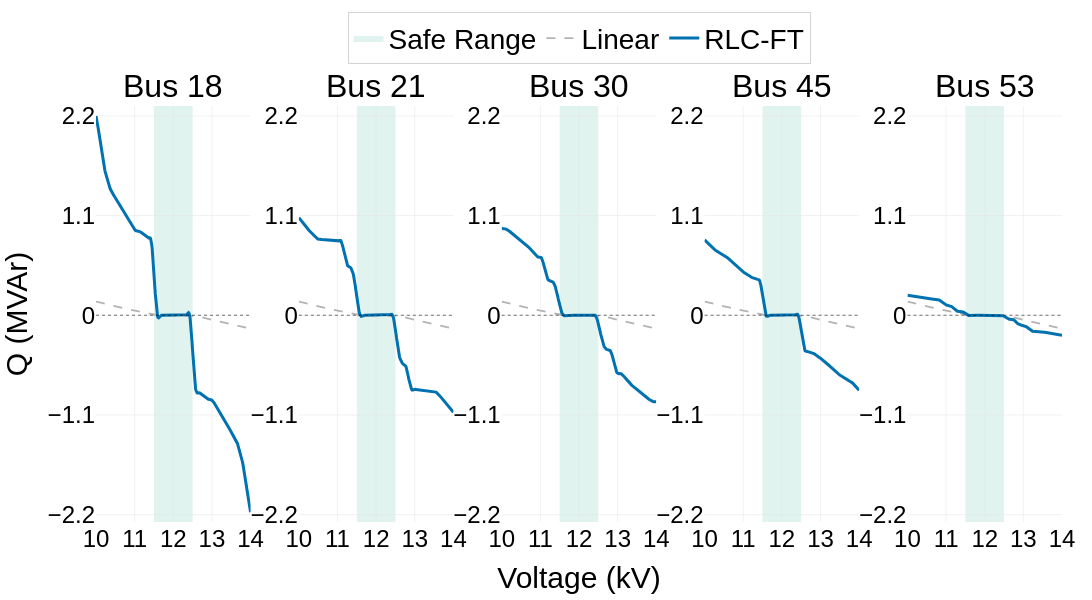

Here is the notebook cell this chart was saved with:
### Code cell
def enhanced_policy_plot_v2(
    policy_net,
    topology,
    bus_indices=(0, 1, 2, 3, 4),
    bus_titles=('Bus 18', 'Bus 21', 'Bus 30', 'Bus 45', 'Bus 53'),
    x_range=(10.0, 14.0),            # kV
    safe_range=(11.5, 12.5),         # kV
    N=400,
    linear_scale=1.0,                # 若需将线性基线缩放，请设为>1
    smoothing='savgol',              # 'savgol', 'moving', None
    smooth_window=25, smooth_poly=3
):
    """
    Five-panel policy visualization comparing RLC-FT vs Linear on representative buses.
    - Consistent styling across subplots
    - Light safe-range shading
    - Global unified Y-axis range and ticks for comparability
    """
    import numpy as np
    import plotly.graph_objects as go
    from plotly.subplots import make_subplots
    import torch

    # ---------- helpers ----------
    def moving_average(a, n=21):
        a = np.asarray(a, float)
        if n <= 1: return a
        return np.convolve(a, np.ones(n)/n, mode='same')

    def smooth_vec(y):
        y = np.asarray(y, float)
        if smoothing is None:
            return y
        if smoothing == 'moving':
            return moving_average(y, n=max(5, smooth_window//2))
        if smoothing == 'savgol':
            try:
                from scipy.signal import savgol_filter
                win = smooth_window if smooth_window % 2 == 1 else smooth_window + 1
                win = min(win, len(y) - (1 - len(y) % 2))
                win = max(win, 5) if win % 2 == 1 else max(win-1, 5)
                win = min(win, len(y) - (1 - len(y) % 2))
                if win < 5:
                    return moving_average(y, n=max(3, len(y)//10))
                poly = min(smooth_poly, max(2, (win-1)//2))
                return savgol_filter(y, window_length=win, polyorder=poly, mode='interp')
            except Exception:
                return moving_average(y, n=max(5, smooth_window//2))
        return y

    def tolist(x):
        return np.asarray(x).tolist()

    # ---------- styles ----------
    safe_fill = "rgba(0, 158, 115, 0.12)"  # 淡绿
    color_rlc = "#0072B2"                  # 蓝
    color_lin = "#B3B3B3"                  # 浅灰
    zero_line = "rgba(0,0,0,0.55)"

    # ---------- sampling ----------
    x_vals = np.linspace(float(x_range[0]), float(x_range[1]), int(N))
    # 假设 policy_net[i] 接受电压标幺值，这里沿用你之前：0.80 + 0.001*j
    v_pu = 0.80 + 0.001 * np.arange(N)     # 若需严格以 x_vals/12，请自行替换

    # ---------- first pass: compute all data to set global Y range ----------
    all_linear, all_rlc = [], []

    # 暂存每个子图数据
    per_bus_data = []

    for i in bus_indices:
        # 线性基线（与原实现保持一致）
        baseline_vals = []
        for vp in v_pu.tolist():
            base = np.maximum(vp - 1.05, 0) - np.maximum(0.95 - vp, 0)
            baseline_vals.append(-base)
        baseline_vals = np.asarray(baseline_vals, float) * float(linear_scale)

        # RLC-FT
        q_rlc = []
        with torch.no_grad():
            for vp in v_pu.tolist():
                st = torch.as_tensor([[float(vp)]], dtype=torch.float32)
                act = policy_net[i](st, topology)
                q_rlc.append(float((-act[0].detach().cpu().numpy().item())))
        q_rlc = smooth_vec(q_rlc)

        per_bus_data.append((baseline_vals, q_rlc))
        all_linear.append(baseline_vals)
        all_rlc.append(q_rlc)

    all_linear = np.concatenate(all_linear)
    all_rlc = np.concatenate(all_rlc)
    global_min = 1.05 * float(min(all_linear.min(), all_rlc.min()))
    global_max = 1.05 * float(max(all_linear.max(), all_rlc.max()))
    # 生成均匀tick（5个刻度），对齐0
    def nice_ticks(ymin, ymax, k=5):
        span = ymax - ymin
        if span <= 0: return [ymin, ymax]
        step = span / (k - 1)
        # 四舍五入到0.1
        step = max(0.1, round(step / 0.1) * 0.1)
        ticks = np.arange(np.floor(ymin / step) * step, ymax + 0.5 * step, step)
        return ticks.tolist()
    yticks = nice_ticks(global_min, global_max, k=5)

    # ---------- build figure ----------
    fig = make_subplots(
        rows=1, cols=len(bus_indices),
        subplot_titles=list(bus_titles),
        horizontal_spacing=0.05
    )
    for ann in fig.layout.annotations:
        ann.font.size = NATURE_CONFIG.get("font_title", 18)
        ann.font.family = "Arial"

    # 循环添加子图
    for idx, i in enumerate(bus_indices):
        row, col = 1, idx + 1
        baseline_vals, q_rlc = per_bus_data[idx]

        # 安全带
        fig.add_shape(
            type="rect",
            x0=float(safe_range[0]), x1=float(safe_range[1]),
            y0=float(global_min) - 1.0, y1=float(global_max) + 1.0,   # 覆盖全高
            fillcolor=safe_fill, line=dict(width=0), layer="below",
            row=row, col=col
        )
        # 图例中的“Safe Range”占位只在第一个子图添加一次
        if idx == 0:
            fig.add_trace(
                go.Scatter(
                    x=[None], y=[None],
                    mode='lines',
                    fill='toself',
                    fillcolor=safe_fill,
                    line=dict(width=0),
                    name="Safe Range",
                    showlegend=True
                ),
                row=row, col=col
            )

        # 零线
        fig.add_hline(y=0.0, line=dict(color=zero_line, width=1, dash="dot"), row=row, col=col)

        # 线性基线（轻、短虚线）
        fig.add_trace(
            go.Scatter(
                x=tolist(x_vals), y=tolist(baseline_vals),
                mode='lines',
                name='Linear',
                line=dict(color=color_lin, width=1.8, dash='dash'),
                showlegend=(idx == 0),
                hovertemplate='Voltage=%{x:.2f} kV<br>Q=%{y:.3f} MVAr<extra></extra>'
            ),
            row=row, col=col
        )

        # RLC-FT
        fig.add_trace(
            go.Scatter(
                x=tolist(x_vals), y=tolist(q_rlc),
                mode='lines',
                name='RLC-FT',
                line=dict(color=color_rlc, width=3.0),
                showlegend=(idx == 0),
                hovertemplate='Voltage=%{x:.2f} kV<br>Q=%{y:.3f} MVAr<extra></extra>'
            ),
            row=row, col=col
        )

        # 轴
        fig.update_xaxes(
            title_text="Voltage (kV)" if col == (len(bus_indices)+1)//2 else None,
            title_font=dict(size=NATURE_CONFIG.get('font_axis_title', 16)+2),
            tickfont=dict(size=NATURE_CONFIG.get('font_axis', 12)),
            range=[float(x_range[0]), float(x_range[1])],
            showgrid=True, gridwidth=0.5, gridcolor='#E5E5E5',
            zeroline=False, dtick=1.0,
            row=row, col=col
        )
        fig.update_yaxes(
            title_text="Q (MVAr)" if col == 1 else None,
            title_font=dict(size=NATURE_CONFIG.get('font_axis_title', 16)+2),
            tickfont=dict(size=NATURE_CONFIG.get('font_axis', 12)),
            range=[float(global_min), float(global_max)],
            tickmode='array', tickvals=yticks,
            showgrid=True, gridwidth=0.5, gridcolor='#E5E5E5',
            zeroline=False,
            row=row, col=col
        )

    # ---------- layout ----------
    fig.update_layout(
        font=dict(family='Arial', size=NATURE_CONFIG.get('font_base', 16), color='black')),
    fig.update_layout(
        width=NATURE_CONFIG.get('width', 1600),
        height=600,
        margin=dict(l=60, r=30, t=90, b=60),
        legend=dict(
            orientation="h",
            yanchor="bottom", y=1.10,
            xanchor="center", x=0.5,
            bgcolor='rgba(255,255,255,0.75)',
            bordercolor='lightgray', borderwidth=1,
            font=dict(size=NATURE_CONFIG.get('font_legend', 14))
        ),
        plot_bgcolor='white',
        paper_bgcolor='white'
    )

    fig.show()
    return fig

# 使用示例：
fig = enhanced_policy_plot_v2(agent_policy_net, topology,
    bus_indices=(0,1,2,3,4),
    bus_titles=('Bus 18','Bus 21','Bus 30','Bus 45','Bus 53'),
    x_range=(10.0,14.0),
    safe_range=(11.5,12.5),
    N=400,
    linear_scale=1.0,
    smoothing='savgol', smooth_window=25, smooth_poly=3)

### Figure 1 — Plotly figure (JSON) as saved in the notebook; plotly's stock layout.template omitted (floating-point values rounded to 4 significant figures; data arrays with more than 128 entries replaced by an {"elided": "..."} marker saying what was removed)
{"data": [{"fill": "toself", "fillcolor": "rgba(0, 158, 115, 0.12)", "line": {"width": 0}, "mode": "lines", "name": "Safe Range", "showlegend": true, "type": "scatter", "x": [null], "xaxis": "x", "y": [null], "yaxis": "y"}, {"hovertemplate": "Voltage=%{x:.2f} kV<br>Q=%{y:.3f} MVAr<extra></extra>", "line": {"color": "#B3B3B3", "dash": "dash", "width": 1.8}, "mode": "lines", "name": "Linear", "showlegend": true, "type": "scatter", "x": {"elided": "400 float values"}, "xaxis": "x", "y": {"elided": "400 float values"}, "yaxis": "y"}, {"hovertemplate": "Voltage=%{x:.2f} kV<br>Q=%{y:.3f} MVAr<extra></extra>", "line": {"color": "#0072B2", "width": 3}, "mode": "lines", "name": "RLC-FT", "showlegend": true, "type": "scatter", "x": {"elided": "400 float values"}, "xaxis": "x", "y": {"elided": "400 float values"}, "yaxis": "y"}, {"hovertemplate": "Voltage=%{x:.2f} kV<br>Q=%{y:.3f} MVAr<extra></extra>", "line": {"color": "#B3B3B3", "dash": "dash", "width": 1.8}, "mode": "lines", "name": "Linear", "showlegend": false, "type": "scatter", "x": {"elided": "400 float values"}, "xaxis": "x2", "y": {"elided": "400 float values"}, "yaxis": "y2"}, {"hovertemplate": "Voltage=%{x:.2f} kV<br>Q=%{y:.3f} MVAr<extra></extra>", "line": {"color": "#0072B2", "width": 3}, "mode": "lines", "name": "RLC-FT", "showlegend": false, "type": "scatter", "x": {"elided": "400 float values"}, "xaxis": "x2", "y": {"elided": "400 float values"}, "yaxis": "y2"}, {"hovertemplate": "Voltage=%{x:.2f} kV<br>Q=%{y:.3f} MVAr<extra></extra>", "line": {"color": "#B3B3B3", "dash": "dash", "width": 1.8}, "mode": "lines", "name": "Linear", "showlegend": false, "type": "scatter", "x": {"elided": "400 float values"}, "xaxis": "x3", "y": {"elided": "400 float values"}, "yaxis": "y3"}, {"hovertemplate": "Voltage=%{x:.2f} kV<br>Q=%{y:.3f} MVAr<extra></extra>", "line": {"color": "#0072B2", "width": 3}, "mode": "lines", "name": "RLC-FT", "showlegend": false, "type": "scatter", "x": {"elided": "400 float values"}, "xaxis": "x3", "y": {"elided": "400 float values"}, "yaxis": "y3"}, {"hovertemplate": "Voltage=%{x:.2f} kV<br>Q=%{y:.3f} MVAr<extra></extra>", "line": {"color": "#B3B3B3", "dash": "dash", "width": 1.8}, "mode": "lines", "name": "Linear", "showlegend": false, "type": "scatter", "x": {"elided": "400 float values"}, "xaxis": "x4", "y": {"elided": "400 float values"}, "yaxis": "y4"}, {"hovertemplate": "Voltage=%{x:.2f} kV<br>Q=%{y:.3f} MVAr<extra></extra>", "line": {"color": "#0072B2", "width": 3}, "mode": "lines", "name": "RLC-FT", "showlegend": false, "type": "scatter", "x": {"elided": "400 float values"}, "xaxis": "x4", "y": {"elided": "400 float values"}, "yaxis": "y4"}, {"hovertemplate": "Voltage=%{x:.2f} kV<br>Q=%{y:.3f} MVAr<extra></extra>", "line": {"color": "#B3B3B3", "dash": "dash", "width": 1.8}, "mode": "lines", "name": "Linear", "showlegend": false, "type": "scatter", "x": {"elided": "400 float values"}, "xaxis": "x5", "y": {"elided": "400 float values"}, "yaxis": "y5"}, {"hovertemplate": "Voltage=%{x:.2f} kV<br>Q=%{y:.3f} MVAr<extra></extra>", "line": {"color": "#0072B2", "width": 3}, "mode": "lines", "name": "RLC-FT", "showlegend": false, "type": "scatter", "x": {"elided": "400 float values"}, "xaxis": "x5", "y": {"elided": "400 float values"}, "yaxis": "y5"}], "layout": {"annotations": [{"font": {"family": "Arial", "size": 32}, "showarrow": false, "text": "Bus 18", "x": 0.08, "xanchor": "center", "xref": "paper", "y": 1, "yanchor": "bottom", "yref": "paper"}, {"font": {"family": "Arial", "size": 32}, "showarrow": false, "text": "Bus 21", "x": 0.29, "xanchor": "center", "xref": "paper", "y": 1, "yanchor": "bottom", "yref": "paper"}, {"font": {"family": "Arial", "size": 32}, "showarrow": false, "text": "Bus 30", "x": 0.5, "xanchor": "center", "xref": "paper", "y": 1, "yanchor": "bottom", "yref": "paper"}, {"font": {"family": "Arial", "size": 32}, "showarrow": false, "text": "Bus 45", "x": 0.71, "xanchor": "center", "xref": "paper", "y": 1, "yanchor": "bottom", "yref": "paper"}, {"font": {"family": "Arial", "size": 32}, "showarrow": false, "text": "Bus 53", "x": 0.92, "xanchor": "center", "xref": "paper", "y": 1, "yanchor": "bottom", "yref": "paper"}], "font": {"color": "black", "family": "Arial", "size": 28}, "height": 600, "legend": {"bgcolor": "rgba(255,255,255,0.75)", "bordercolor": "lightgray", "borderwidth": 1, "font": {"size": 28}, "orientation": "h", "x": 0.5, "xanchor": "center", "y": 1.1, "yanchor": "bottom"}, "margin": {"b": 60, "l": 60, "r": 30, "t": 90}, "paper_bgcolor": "white", "plot_bgcolor": "white", "shapes": [{"fillcolor": "rgba(0, 158, 115, 0.12)", "layer": "below", "line": {"width": 0}, "type": "rect", "x0": 11.5, "x1": 12.5, "xref": "x", "y0": -3.282, "y1": 3.309, "yref": "y"}, {"line": {"color": "rgba(0,0,0,0.55)", "dash": "dot", "width": 1}, "type": "line", "x0": 0, "x1": 1, "xref": "x domain", "y0": 0, "y1": 0, "yref": "y"}, {"fillcolor": "rgba(0, 158, 115, 0.12)", "layer": "below", "line": {"width": 0}, "type": "rect", "x0": 11.5, "x1": 12.5, "xref": "x2", "y0": -3.282, "y1": 3.309, "yref": "y2"}, {"line": {"color": "rgba(0,0,0,0.55)", "dash": "dot", "width": 1}, "type": "line", "x0": 0, "x1": 1, "xref": "x2 domain", "y0": 0, "y1": 0, "yref": "y2"}, {"fillcolor": "rgba(0, 158, 115, 0.12)", "layer": "below", "line": {"width": 0}, "type": "rect", "x0": 11.5, "x1": 12.5, "xref": "x3", "y0": -3.282, "y1": 3.309, "yref": "y3"}, {"line": {"color": "rgba(0,0,0,0.55)", "dash": "dot", "width": 1}, "type": "line", "x0": 0, "x1": 1, "xref": "x3 domain", "y0": 0, "y1": 0, "yref": "y3"}, {"fillcolor": "rgba(0, 158, 115, 0.12)", "layer": "below", "line": {"width": 0}, "type": "rect", "x0": 11.5, "x1": 12.5, "xref": "x4", "y0": -3.282, "y1": 3.309, "yref": "y4"}, {"line": {"color": "rgba(0,0,0,0.55)", "dash": "dot", "width": 1}, "type": "line", "x0": 0, "x1": 1, "xref": "x4 domain", "y0": 0, "y1": 0, "yref": "y4"}, {"fillcolor": "rgba(0, 158, 115, 0.12)", "layer": "below", "line": {"width": 0}, "type": "rect", "x0": 11.5, "x1": 12.5, "xref": "x5", "y0": -3.282, "y1": 3.309, "yref": "y5"}, {"line": {"color": "rgba(0,0,0,0.55)", "dash": "dot", "width": 1}, "type": "line", "x0": 0, "x1": 1, "xref": "x5 domain", "y0": 0, "y1": 0, "yref": "y5"}], "width": 1800, "xaxis": {"anchor": "y", "domain": [0, 0.16], "dtick": 1, "gridcolor": "#E5E5E5", "gridwidth": 0.5, "range": [10, 14], "showgrid": true, "tickfont": {"size": 24}, "title": {"font": {"size": 30}}, "zeroline": false}, "xaxis2": {"anchor": "y2", "domain": [0.21, 0.37], "dtick": 1, "gridcolor": "#E5E5E5", "gridwidth": 0.5, "range": [10, 14], "showgrid": true, "tickfont": {"size": 24}, "title": {"font": {"size": 30}}, "zeroline": false}, "xaxis3": {"anchor": "y3", "domain": [0.42, 0.58], "dtick": 1, "gridcolor": "#E5E5E5", "gridwidth": 0.5, "range": [10, 14], "showgrid": true, "tickfont": {"size": 24}, "title": {"font": {"size": 30}, "text": "Voltage (kV)"}, "zeroline": false}, "xaxis4": {"anchor": "y4", "domain": [0.63, 0.79], "dtick": 1, "gridcolor": "#E5E5E5", "gridwidth": 0.5, "range": [10, 14], "showgrid": true, "tickfont": {"size": 24}, "title": {"font": {"size": 30}}, "zeroline": false}, "xaxis5": {"anchor": "y5", "domain": [0.84, 1], "dtick": 1, "gridcolor": "#E5E5E5", "gridwidth": 0.5, "range": [10, 14], "showgrid": true, "tickfont": {"size": 24}, "title": {"font": {"size": 30}}, "zeroline": false}, "yaxis": {"anchor": "x", "domain": [0, 1], "gridcolor": "#E5E5E5", "gridwidth": 0.5, "range": [-2.282, 2.309], "showgrid": true, "tickfont": {"size": 24}, "tickmode": "array", "tickvals": [-3.3, -2.2, -1.1, 0, 1.1, 2.2], "title": {"font": {"size": 30}, "text": "Q (MVAr)"}, "zeroline": false}, "yaxis2": {"anchor": "x2", "domain": [0, 1], "gridcolor": "#E5E5E5", "gridwidth": 0.5, "range": [-2.282, 2.309], "showgrid": true, "tickfont": {"size": 24}, "tickmode": "array", "tickvals": [-3.3, -2.2, -1.1, 0, 1.1, 2.2], "title": {"font": {"size": 30}}, "zeroline": false}, "yaxis3": {"anchor": "x3", "domain": [0, 1], "gridcolor": "#E5E5E5", "gridwidth": 0.5, "range": [-2.282, 2.309], "showgrid": true, "tickfont": {"size": 24}, "tickmode": "array", "tickvals": [-3.3, -2.2, -1.1, 0, 1.1, 2.2], "title": {"font": {"size": 30}}, "zeroline": false}, "yaxis4": {"anchor": "x4", "domain": [0, 1], "gridcolor": "#E5E5E5", "gridwidth": 0.5, "range": [-2.282, 2.309], "showgrid": true, "tickfont": {"size": 24}, "tickmode": "array", "tickvals": [-3.3, -2.2, -1.1, 0, 1.1, 2.2], "title": {"font": {"size": 30}}, "zeroline": false}, "yaxis5": {"anchor": "x5", "domain": [0, 1], "gridcolor": "#E5E5E5", "gridwidth": 0.5, "range": [-2.282, 2.309], "showgrid": true, "tickfont": {"size": 24}, "tickmode": "array", "tickvals": [-3.3, -2.2, -1.1, 0, 1.1, 2.2], "title": {"font": {"size": 30}}, "zeroline": false}}}
